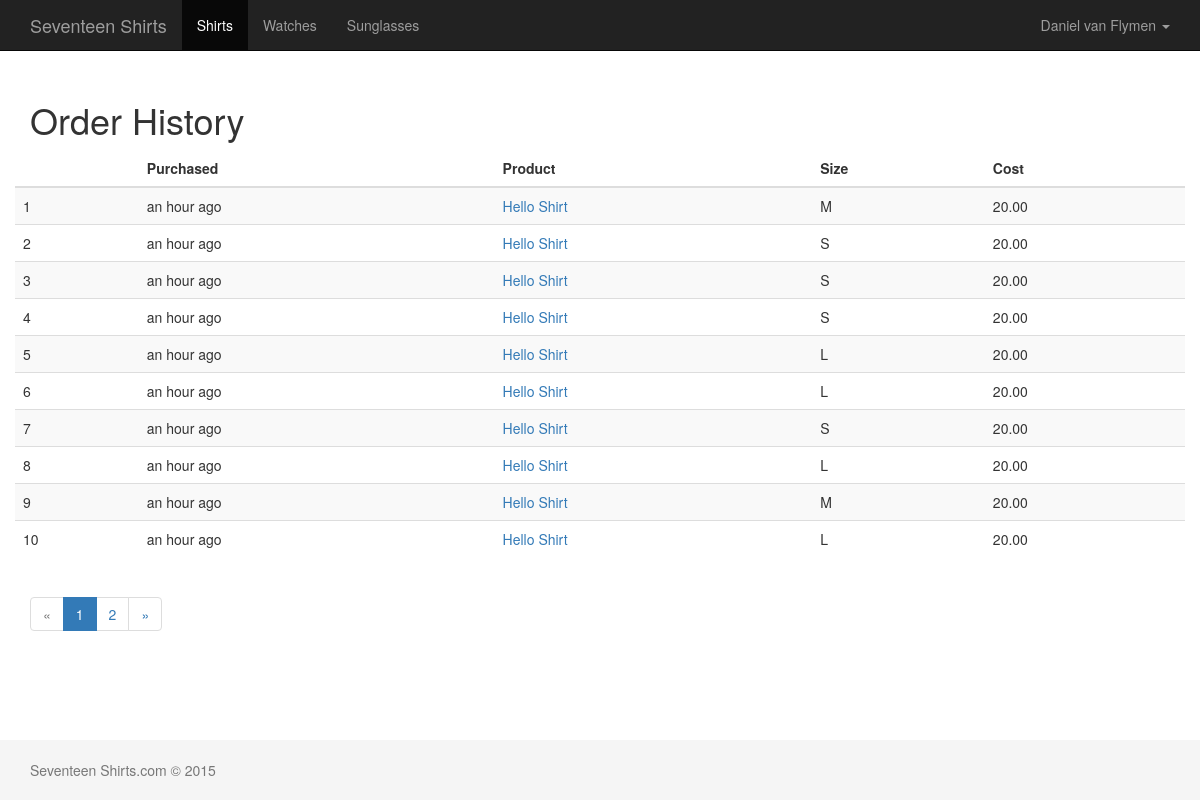
The app's page /accounts/history (signed in) with its own data.
### shop/models.py (models this page shows, shortened)
class Order(models.Model):
    SIZES = (
        (u'S', u'Small'),
        (u'M', u'Medium'),
        (u'L', u'Large'),
        (u'XL', u'X-Large'),
    )
    customer = models.ForeignKey(User)
    product = models.ForeignKey(Product)
    size = models.CharField(max_length=2, choices=SIZES)
    price = models.DecimalField(max_digits=8, decimal_places=2)
    create_date = models.DateTimeField(auto_now_add=True)

class Product(models.Model):
    name = models.CharField(max_length=200)
    description = models.TextField()
    current_price = models.DecimalField(max_digits=8, decimal_places=2)
    def __unicode__(self):
        return self.name

### accounts/views.py (the view)
@login_required
def user_history(request):
    orders = Order.objects.all()
    paginator = Paginator(orders, 10)
    page = request.GET.get('page')
    try:
        orders = paginator.page(page)
    except PageNotAnInteger:
        orders = paginator.page(1)
    except EmptyPage:
        orders = paginator.page(paginator.num_pages)
    context_dict = {
        'page_title': "Order History",
        'orders': orders,
        'navbar': "my_account"
    }
    return render(request, 'accounts/history.html', context_dict)

### templates/accounts/history.html (shortened to what this page needs)
{% extends "_shared/base.html" %}
{% load humanize %}
{% block content %}
    <h1>{{ page_title }}</h1>
    <div class="row">
        <table class="table table-striped">
            <thead>
                <th></th>
                <th>Purchased</th>
                <th>Product</th>
                <th>Size</th>
                <th>Cost</th>
            </thead>
            <tbody>
                {% for order in orders %}
                    <tr>
                        <td>{{ order.id }}</td>
                        <td>{{ order.create_date|naturaltime }}</td>
                        <td><a href="{% url 'shop:detail' order.product.id %}" target="_blank">{{ order.product }}</a></td>
                        <td>{{ order.size }}</td>
                        <td>{{ order.price }}</td>
                    </tr>
                 {% endfor %}
            </tbody>
        </table>
    </div>
    <nav>
        <ul class="pagination">
            {% if orders.has_previous %}
                <li><a href="?page={{ orders.previous_page_number }}" aria-label="Previous"><span aria-hidden="true"></span>&laquo;</a></li>
            {% else %}
                <li class="disabled"><a href="#" aria-label="Previous"><span aria-hidden="true">&laquo;</span></a></li>
            {% endif %}
            {% for page in orders.paginator.page_range %}
                {% if page == orders.number  %}
                    <li class="active"><a href="?page={{ page }}">{{ page }} </a></li>
                {% else %}
                    <li><a href="?page={{ page }}">{{ page }} </a></li>
                {%  endif %}
            {% endfor %}
            {% if orders.has_next %}
                <li><a href="?page={{ orders.next_page_number }}" aria-label="Next"><span aria-hidden="true">&raquo;</span></a></li>
            {% else %}
                <li class="disabled"><a href="#" aria-label="Next"><span aria-hidden="true">&raquo;</span></a></li>
            {% endif %}
        </ul>
    </nav>
{% endblock %}

### static/css/base.css (style rules this page uses)
html { position: relative; min-height: 100%; }
body { margin-bottom: 60px; }

### records on screen
Order: id "1", create_date "an hour ago", product "Hello Shirt", size "M", price "20.00"
Order: id "2", create_date "an hour ago", product "Hello Shirt", size "S", price "20.00"
Order: id "3", create_date "an hour ago", product "Hello Shirt", size "S", price "20.00"
Order: id "4", create_date "an hour ago", product "Hello Shirt", size "S", price "20.00"
Order: id "5", create_date "an hour ago", product "Hello Shirt", size "L", price "20.00"
Order: id "6", create_date "an hour ago", product "Hello Shirt", size "L", price "20.00"
Order: id "7", create_date "an hour ago", product "Hello Shirt", size "S", price "20.00"
Order: id "8", create_date "an hour ago", product "Hello Shirt", size "L", price "20.00"
Order: id "9", create_date "an hour ago", product "Hello Shirt", size "M", price "20.00"
Order: id "10", create_date "an hour ago", product "Hello Shirt", size "L", price "20.00"

### other values on screen
{{ page_title }} "Order History"
{{ page }} "1"
{{ page }} "2"
